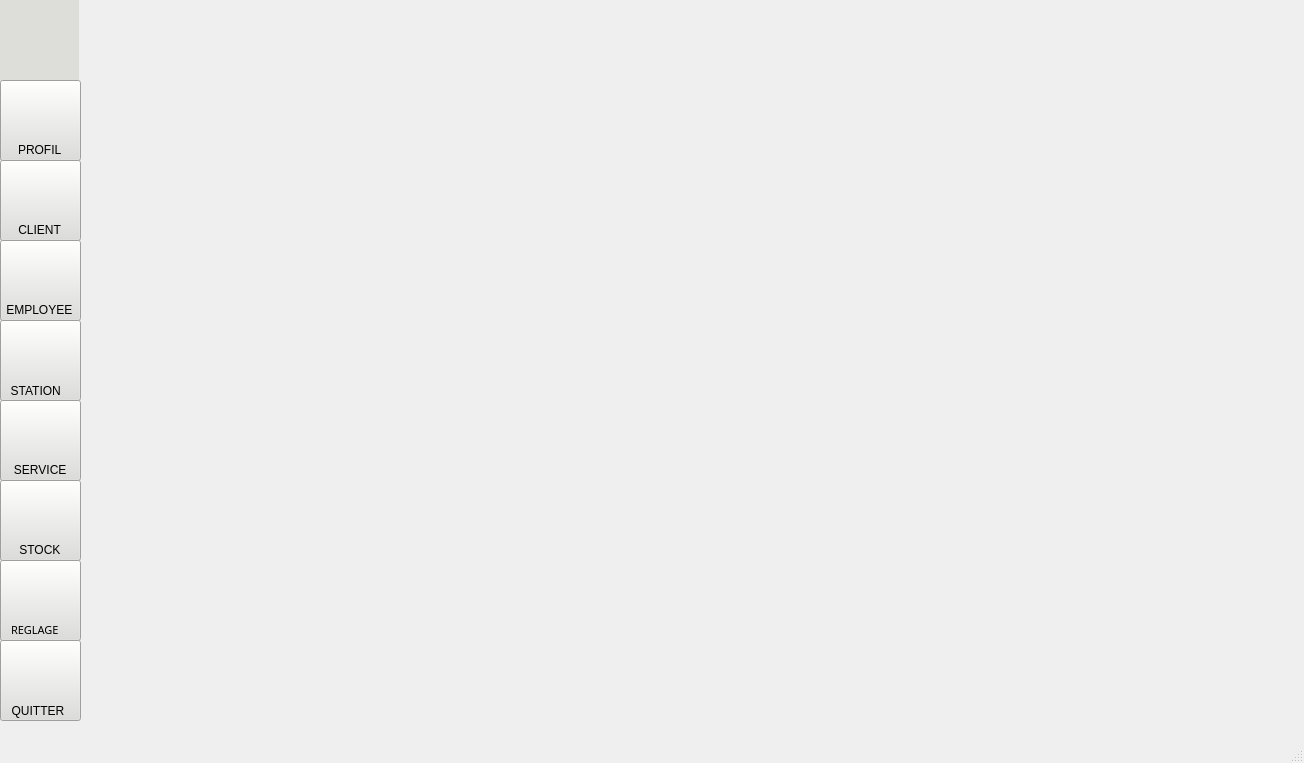
<?xml version="1.0" encoding="UTF-8"?>
<ui version="4.0">
 <class>profil</class>
 <widget class="QMainWindow" name="profil">
  <property name="geometry">
   <rect>
    <x>0</x>
    <y>0</y>
    <width>1304</width>
    <height>763</height>
   </rect>
  </property>
  <property name="windowTitle">
   <string>Voltify</string>
  </property>
  <property name="windowIcon">
   <iconset resource="iconn.qrc">
    <normaloff>:/ICON/iconPrincipale.jpg</normaloff>:/ICON/iconPrincipale.jpg</iconset>
  </property>
  <property name="styleSheet">
   <string notr="true"/>
  </property>
  <widget class="QWidget" name="centralwidget">
   <widget class="QStackedWidget" name="stackedWidget">
    <property name="geometry">
     <rect>
      <x>79</x>
      <y>0</y>
      <width>1231</width>
      <height>720</height>
     </rect>
    </property>
    <property name="styleSheet">
     <string notr="true"/>
    </property>
    <widget class="QWidget" name="page">
     <widget class="QLabel" name="label_10">
      <property name="geometry">
       <rect>
        <x>0</x>
        <y>0</y>
        <width>1231</width>
        <height>720</height>
       </rect>
      </property>
      <property name="text">
       <string/>
      </property>
      <property name="pixmap">
       <pixmap>../../2eme/2 semaistre/projet/logoapp/photo3.jpg</pixmap>
      </property>
      <property name="scaledContents">
       <bool>false</bool>
      </property>
     </widget>
    </widget>
   </widget>
   <widget class="QPushButton" name="pushButton_profil">
    <property name="geometry">
     <rect>
      <x>0</x>
      <y>80</y>
      <width>81</width>
      <height>81</height>
     </rect>
    </property>
    <property name="styleSheet">
     <string notr="true">QPushButton{
qproperty-icon:url(:/ICON/profil.png);
qproperty-iconSize:42px 50px;
background-color:rgb(221,222,217);

}
QPushButton:hover:!pressed{  background-color: qlineargradient(spread:pad, x1:0.5, y1:0.0342727, x2:0.5, y2:1, stop:0 rgba(66, 117, 102, 255), stop:1 rgba(255, 255, 255, 255));}

</string>
    </property>
    <property name="text">
     <string/>
    </property>
   </widget>
   <widget class="QPushButton" name="pushButton_client">
    <property name="geometry">
     <rect>
      <x>0</x>
      <y>160</y>
      <width>81</width>
      <height>81</height>
     </rect>
    </property>
    <property name="styleSheet">
     <string notr="true">QPushButton{
qproperty-icon:url(:/ICON/326255698_1163241431028162_7304178811197381155_n.png);
qproperty-iconSize:48px 50px;
background-color:rgb(221,222,217);
}
QPushButton:hover:!pressed{  background-color: qlineargradient(spread:pad, x1:0.5, y1:0.0342727, x2:0.5, y2:1, stop:0 rgba(66, 117, 102, 255), stop:1 rgba(255, 255, 255, 255));}
</string>
    </property>
    <property name="text">
     <string/>
    </property>
   </widget>
   <widget class="QPushButton" name="pushButton_employee">
    <property name="geometry">
     <rect>
      <x>0</x>
      <y>240</y>
      <width>81</width>
      <height>81</height>
     </rect>
    </property>
    <property name="styleSheet">
     <string notr="true">QPushButton{
qproperty-icon:url(:/new/prefix1/ICON/278261042_5242060219164606_8744602465667434102_n.png);
qproperty-iconSize:46px 50px;
background-color:rgb(221,222,217);
}
QPushButton:hover:!pressed{  background-color: qlineargradient(spread:pad, x1:0.5, y1:0.0342727, x2:0.5, y2:1, stop:0 rgba(66, 117, 102, 255), stop:1 rgba(255, 255, 255, 255));}</string>
    </property>
    <property name="text">
     <string/>
    </property>
   </widget>
   <widget class="QPushButton" name="pushButton_station">
    <property name="geometry">
     <rect>
      <x>0</x>
      <y>320</y>
      <width>81</width>
      <height>81</height>
     </rect>
    </property>
    <property name="styleSheet">
     <string notr="true">QPushButton{
qproperty-icon:url(:/ICON/326421902_3390623604598503_20181722436645681_n.png);
qproperty-iconSize:47px 50px;
background-color:rgb(221,222,217);
}

QPushButton:hover:!pressed{  background-color: qlineargradient(spread:pad, x1:0.5, y1:0.0342727, x2:0.5, y2:1, stop:0 rgba(66, 117, 102, 255), stop:1 rgba(255, 255, 255, 255));}</string>
    </property>
    <property name="text">
     <string/>
    </property>
   </widget>
   <widget class="QPushButton" name="pushButton_service">
    <property name="geometry">
     <rect>
      <x>0</x>
      <y>400</y>
      <width>81</width>
      <height>81</height>
     </rect>
    </property>
    <property name="styleSheet">
     <string notr="true">QPushButton{
qproperty-icon:url(:/new/prefix1/ICON/278717090_465620745314700_6179097996270868039_n.png);
qproperty-iconSize:50px 50px;
background-color:rgb(221,222,217);
}
QPushButton:hover:!pressed{  background-color: qlineargradient(spread:pad, x1:0.5, y1:0.0342727, x2:0.5, y2:1, stop:0 rgba(66, 117, 102, 255), stop:1 rgba(255, 255, 255, 255));}</string>
    </property>
    <property name="text">
     <string/>
    </property>
   </widget>
   <widget class="QPushButton" name="pushButton_stock">
    <property name="geometry">
     <rect>
      <x>0</x>
      <y>480</y>
      <width>81</width>
      <height>81</height>
     </rect>
    </property>
    <property name="styleSheet">
     <string notr="true">QPushButton{
qproperty-icon:url(:/ICON/326132086_1377220566362323_2334973245028434171_n.png);
qproperty-iconSize:50px 50px;
background-color:rgb(221,222,217);
}
QPushButton:hover:!pressed{  background-color: qlineargradient(spread:pad, x1:0.5, y1:0.0342727, x2:0.5, y2:1, stop:0 rgba(66, 117, 102, 255), stop:1 rgba(255, 255, 255, 255));}

</string>
    </property>
    <property name="text">
     <string/>
    </property>
   </widget>
   <widget class="QPushButton" name="pushButton_quitter">
    <property name="geometry">
     <rect>
      <x>0</x>
      <y>640</y>
      <width>81</width>
      <height>81</height>
     </rect>
    </property>
    <property name="styleSheet">
     <string notr="true">QPushButton{
qproperty-icon:url(:/new/prefix1/ICON/331021796_4060633687495639_3024885960259443867_n.png);
qproperty-iconSize:38px 40px;
background-color:rgb(221,222,217);
}
QPushButton:hover:!pressed{  background-color: qlineargradient(spread:pad, x1:0.5, y1:0.0342727, x2:0.5, y2:1, stop:0 rgba(66, 117, 102, 255), stop:1 rgba(255, 255, 255, 255));}</string>
    </property>
    <property name="text">
     <string/>
    </property>
   </widget>
   <widget class="QPushButton" name="pushButton_reglage">
    <property name="geometry">
     <rect>
      <x>0</x>
      <y>560</y>
      <width>81</width>
      <height>81</height>
     </rect>
    </property>
    <property name="styleSheet">
     <string notr="true">QPushButton{
qproperty-icon:url(:/ICON/326253185_1247096072879450_2122464190835713788_n.png);
qproperty-iconSize:44px 44px;
background-color:rgb(221,222,217);
}
QPushButton:hover:!pressed{  background-color: qlineargradient(spread:pad, x1:0.5, y1:0.0342727, x2:0.5, y2:1, stop:0 rgba(66, 117, 102, 255), stop:1 rgba(255, 255, 255, 255));}</string>
    </property>
    <property name="text">
     <string/>
    </property>
   </widget>
   <widget class="QLabel" name="label">
    <property name="geometry">
     <rect>
      <x>-2</x>
      <y>0</y>
      <width>81</width>
      <height>81</height>
     </rect>
    </property>
    <property name="styleSheet">
     <string notr="true">background-color:rgb(221,222,217);</string>
    </property>
    <property name="text">
     <string/>
    </property>
    <property name="pixmap">
     <pixmap>../../2eme/2 semaistre/projet/logoapp/tryr.png</pixmap>
    </property>
    <property name="scaledContents">
     <bool>true</bool>
    </property>
   </widget>
   <widget class="QLabel" name="label_2">
    <property name="geometry">
     <rect>
      <x>16</x>
      <y>540</y>
      <width>71</width>
      <height>20</height>
     </rect>
    </property>
    <property name="styleSheet">
     <string notr="true">
font: 87 8pt &quot;Segoe UI Black&quot;;</string>
    </property>
    <property name="text">
     <string> STOCK</string>
    </property>
   </widget>
   <widget class="QLabel" name="label_3">
    <property name="geometry">
     <rect>
      <x>4</x>
      <y>460</y>
      <width>71</width>
      <height>20</height>
     </rect>
    </property>
    <property name="styleSheet">
     <string notr="true">font: 87 8pt &quot;Segoe UI Black&quot;;</string>
    </property>
    <property name="text">
     <string>   SERVICE</string>
    </property>
   </widget>
   <widget class="QLabel" name="label_4">
    <property name="geometry">
     <rect>
      <x>4</x>
      <y>380</y>
      <width>81</width>
      <height>21</height>
     </rect>
    </property>
    <property name="styleSheet">
     <string notr="true">font: 87 8pt &quot;Segoe UI Black&quot;;</string>
    </property>
    <property name="text">
     <string>  STATION</string>
    </property>
   </widget>
   <widget class="QLabel" name="label_5">
    <property name="geometry">
     <rect>
      <x>3</x>
      <y>300</y>
      <width>81</width>
      <height>20</height>
     </rect>
    </property>
    <property name="styleSheet">
     <string notr="true">font: 87 8pt &quot;Segoe UI Black&quot;;</string>
    </property>
    <property name="text">
     <string> EMPLOYEE</string>
    </property>
   </widget>
   <widget class="QLabel" name="label_6">
    <property name="geometry">
     <rect>
      <x>5</x>
      <y>220</y>
      <width>61</width>
      <height>20</height>
     </rect>
    </property>
    <property name="styleSheet">
     <string notr="true">font: 87 8pt &quot;Segoe UI Black&quot;;</string>
    </property>
    <property name="text">
     <string>    CLIENT</string>
    </property>
   </widget>
   <widget class="QLabel" name="label_7">
    <property name="geometry">
     <rect>
      <x>18</x>
      <y>140</y>
      <width>71</width>
      <height>20</height>
     </rect>
    </property>
    <property name="styleSheet">
     <string notr="true">font: 87 8pt &quot;Segoe UI Black&quot;;</string>
    </property>
    <property name="text">
     <string>PROFIL</string>
    </property>
   </widget>
   <widget class="QLabel" name="label_8">
    <property name="geometry">
     <rect>
      <x>11</x>
      <y>620</y>
      <width>101</width>
      <height>20</height>
     </rect>
    </property>
    <property name="font">
     <font>
      <family>Segoe UI Black</family>
      <pointsize>8</pointsize>
      <weight>10</weight>
      <italic>false</italic>
      <bold>false</bold>
     </font>
    </property>
    <property name="styleSheet">
     <string notr="true">font: 87 8pt &quot;Segoe UI Black&quot;;</string>
    </property>
    <property name="text">
     <string>REGLAGE</string>
    </property>
   </widget>
   <widget class="QLabel" name="label_9">
    <property name="geometry">
     <rect>
      <x>5</x>
      <y>700</y>
      <width>71</width>
      <height>21</height>
     </rect>
    </property>
    <property name="styleSheet">
     <string notr="true">font: 87 8pt &quot;Segoe UI Black&quot;;</string>
    </property>
    <property name="text">
     <string>  QUITTER</string>
    </property>
   </widget>
   <zorder>label</zorder>
   <zorder>pushButton_profil</zorder>
   <zorder>pushButton_client</zorder>
   <zorder>pushButton_employee</zorder>
   <zorder>pushButton_station</zorder>
   <zorder>pushButton_service</zorder>
   <zorder>pushButton_stock</zorder>
   <zorder>pushButton_reglage</zorder>
   <zorder>stackedWidget</zorder>
   <zorder>pushButton_quitter</zorder>
   <zorder>label_2</zorder>
   <zorder>label_3</zorder>
   <zorder>label_4</zorder>
   <zorder>label_5</zorder>
   <zorder>label_6</zorder>
   <zorder>label_7</zorder>
   <zorder>label_8</zorder>
   <zorder>label_9</zorder>
  </widget>
  <widget class="QMenuBar" name="menubar">
   <property name="geometry">
    <rect>
     <x>0</x>
     <y>0</y>
     <width>1304</width>
     <height>26</height>
    </rect>
   </property>
  </widget>
  <widget class="QStatusBar" name="statusbar"/>
 </widget>
 <resources>
  <include location="iconn.qrc"/>
 </resources>
 <connections/>
</ui>
